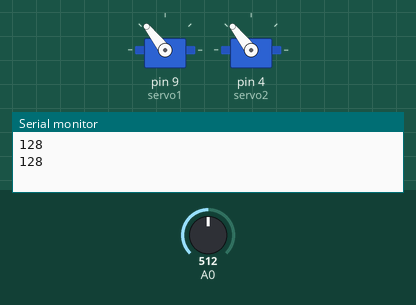
The sketch below on a simulated Arduino Uno, built with avr-gcc and run on an emulated ATmega328P. On the bench: 2 × servo, the last lines printed to the serial monitor. Inputs (shaded band) come from the test bench; at power-on: A0 = 512.

Above: at 1.8 s.
1.9 s: A0 set to 716
At 2.9 s:
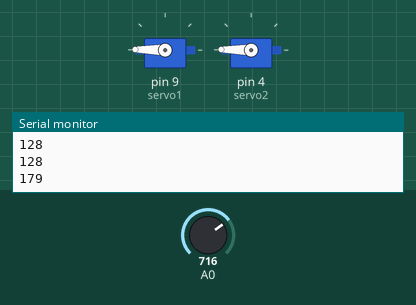
3.5 s: A0 set to 900
At 4.5 s:
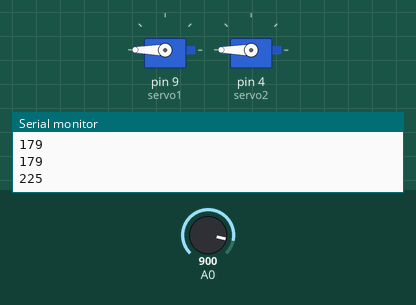
5.5 s: A0 set to 306
At 7.2 s:
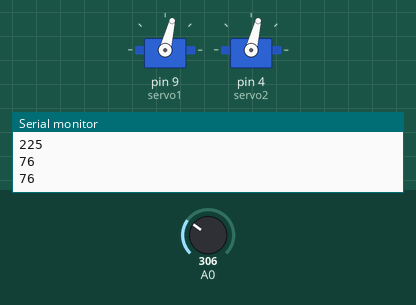
7.5 s: A0 set to 122
At 8.8 s:
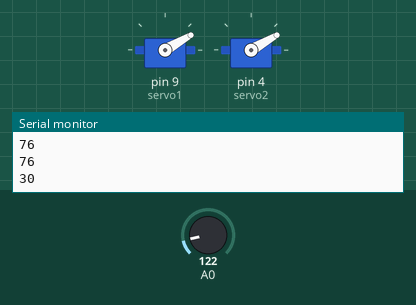
9.5 s: A0 set to 0
At 10.3 s:
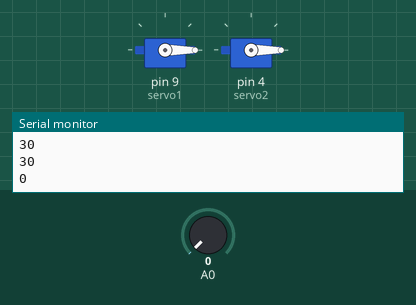
11.5 s: A0 set to 1023
At 13.1 s:
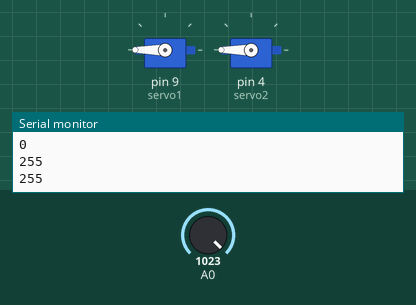
Timing chart, 0 to 14.5 s (numbered marks = the images above; inputs shaded):
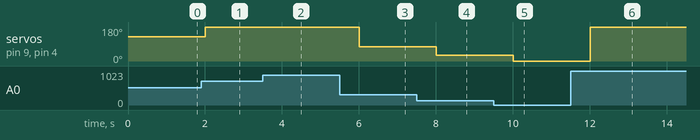

The sketch:

test1.ino
```cpp
#include<Servo.h> //bibliothèque servo
 Servo servo1; //on défini servo1 comme sevomoteur
 Servo servo2;
 int potentio=0;
 float tension=0;
 float var=255/5;
 int pos;
void setup() {
  Serial.begin(9600);
  servo1.attach(9);
  servo2.attach(4);
  //servo1.writeMicroseconds(1500);
  //servo2.writeMicroseconds(1500);
  //delay(2000);
  }
void loop() {
 // Serial.println(potentio);
  potentio=analogRead(0);
  tension=potentio/204,6 ;
  //Serial.print("tension= ");
  Serial.println(potentio/4);
  pos=500+400*tension;
  servo1.write(potentio/4);
  servo2.write(potentio/4);
  delay(1000);
   /*delay(1000);
   servo1.writeMicroseconds(1000);
   servo2.writeMicroseconds(1000);
   delay(2000);
   servo1.writeMicroseconds(1500);
   servo2.writeMicroseconds(1500);
   delay(2000);
   servo1.writeMicroseconds(2000);
   servo2.writeMicroseconds(2000);
   delay(2000);
   servo1.writeMicroseconds(2500);
   servo2.writeMicroseconds(2500);
   delay(2000);
   servo1.writeMicroseconds(500);
   servo2.writeMicroseconds(500);
   */

//  servo1.write(45);
//  delay(3000);
//  servo1.write(90);
//  delay(3000);
//  servo1.detach();
//  delay(2000);
//  servo1.attach(8);
//  servo1.write(0);
//  delay(1000);


}
```

Measured:
- after the input at 1.9 s, servo on pin 9 (servo1), servo on pin 4 (servo2): 128° → 179° after 0.10 s
- after the input at 3.5 s, servo on pin 9 (servo1), servo on pin 4 (servo2): 179° → 180° after 0.50 s
- after the input at 5.5 s, servo on pin 9 (servo1), servo on pin 4 (servo2): 180° → 76° after 0.50 s
- after the input at 7.5 s, servo on pin 9 (servo1), servo on pin 4 (servo2): 76° → 30° after 0.50 s
- after the input at 9.5 s, servo on pin 9 (servo1), servo on pin 4 (servo2): 30° → 0° after 0.51 s
- after the input at 11.5 s, servo on pin 9 (servo1), servo on pin 4 (servo2): 0° → 180° after 0.51 s
